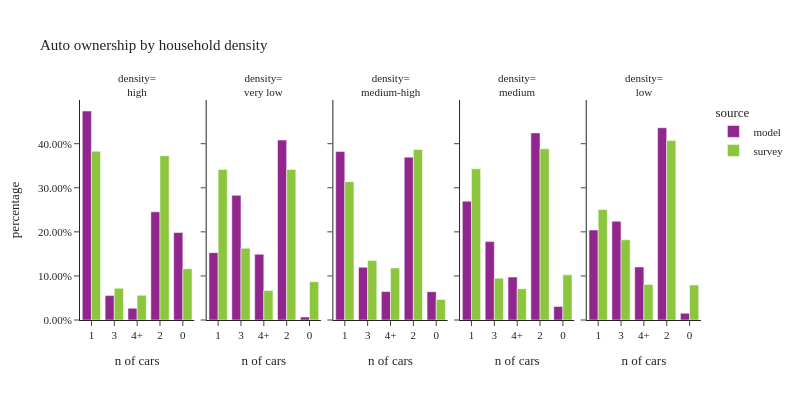

Here is the notebook cell this chart was saved with:
### Code cell
plot_auto(hh.drop_nulls(subset=['hh_1_4group']),'hh_1_4group','household density','density')

### Figure 1 — Plotly figure (JSON) as saved in the notebook; plotly's stock layout.template omitted (floating-point values rounded to 4 significant figures)
{"data": [{"alignmentgroup": "True", "customdata": [[205824], [24025], [11581], [106502], [86111]], "hovertemplate": "source=model<br>hh_1_4group=high<br>hhvehs_4+=%{x}<br>percentage=%{y}<br>sample count=%{customdata[0]}<extra></extra>", "legendgroup": "model", "marker": {"color": "#91268F", "pattern": {"shape": ""}}, "name": "model", "offsetgroup": "model", "orientation": "v", "showlegend": true, "textposition": "auto", "type": "bar", "x": ["1", "3", "4+", "2", "0"], "xaxis": "x", "y": [0.4742, 0.05535, 0.02668, 0.2454, 0.1984], "yaxis": "y"}, {"alignmentgroup": "True", "customdata": [[88606], [61383], [32369], [1477], [33172]], "hovertemplate": "source=model<br>hh_1_4group=very low<br>hhvehs_4+=%{x}<br>percentage=%{y}<br>sample count=%{customdata[0]}<extra></extra>", "legendgroup": "model", "marker": {"color": "#91268F", "pattern": {"shape": ""}}, "name": "model", "offsetgroup": "model", "orientation": "v", "showlegend": false, "textposition": "auto", "type": "bar", "x": ["2", "3", "4+", "0", "1"], "xaxis": "x2", "y": [0.4083, 0.2829, 0.1492, 0.006806, 0.1529], "yaxis": "y2"}, {"alignmentgroup": "True", "customdata": [[160449], [165955], [51941], [27898], [27978]], "hovertemplate": "source=model<br>hh_1_4group=medium-high<br>hhvehs_4+=%{x}<br>percentage=%{y}<br>sample count=%{customdata[0]}<extra></extra>", "legendgroup": "model", "marker": {"color": "#91268F", "pattern": {"shape": ""}}, "name": "model", "offsetgroup": "model", "orientation": "v", "showlegend": false, "textposition": "auto", "type": "bar", "x": ["2", "1", "3", "0", "4+"], "xaxis": "x3", "y": [0.3695, 0.3822, 0.1196, 0.06425, 0.06443], "yaxis": "y3"}, {"alignmentgroup": "True", "customdata": [[77193], [13347], [184143], [42240], [116912]], "hovertemplate": "source=model<br>hh_1_4group=medium<br>hhvehs_4+=%{x}<br>percentage=%{y}<br>sample count=%{customdata[0]}<extra></extra>", "legendgroup": "model", "marker": {"color": "#91268F", "pattern": {"shape": ""}}, "name": "model", "offsetgroup": "model", "orientation": "v", "showlegend": false, "textposition": "auto", "type": "bar", "x": ["3", "0", "2", "4+", "1"], "xaxis": "x4", "y": [0.1779, 0.03077, 0.4245, 0.09736, 0.2695], "yaxis": "y4"}, {"alignmentgroup": "True", "customdata": [[48606], [26107], [94674], [44299], [3337]], "hovertemplate": "source=model<br>hh_1_4group=low<br>hhvehs_4+=%{x}<br>percentage=%{y}<br>sample count=%{customdata[0]}<extra></extra>", "legendgroup": "model", "marker": {"color": "#91268F", "pattern": {"shape": ""}}, "name": "model", "offsetgroup": "model", "orientation": "v", "showlegend": false, "textposition": "auto", "type": "bar", "x": ["3", "4+", "2", "1", "0"], "xaxis": "x5", "y": [0.224, 0.1203, 0.4362, 0.2041, 0.01538], "yaxis": "y5"}, {"alignmentgroup": "True", "customdata": [[32], [154], [12], [277], [95]], "hovertemplate": "source=survey<br>hh_1_4group=high<br>hhvehs_4+=%{x}<br>percentage=%{y}<br>sample count=%{customdata[0]}<extra></extra>", "legendgroup": "survey", "marker": {"color": "#8CC63E", "pattern": {"shape": ""}}, "name": "survey", "offsetgroup": "survey", "orientation": "v", "showlegend": true, "textposition": "auto", "type": "bar", "x": ["3", "2", "4+", "1", "0"], "xaxis": "x", "y": [0.07207, 0.3728, 0.05599, 0.3829, 0.1162], "yaxis": "y"}, {"alignmentgroup": "True", "customdata": [[66], [297], [216], [105], [29]], "hovertemplate": "source=survey<br>hh_1_4group=very low<br>hhvehs_4+=%{x}<br>percentage=%{y}<br>sample count=%{customdata[0]}<extra></extra>", "legendgroup": "survey", "marker": {"color": "#8CC63E", "pattern": {"shape": ""}}, "name": "survey", "offsetgroup": "survey", "orientation": "v", "showlegend": false, "textposition": "auto", "type": "bar", "x": ["3", "1", "2", "0", "4+"], "xaxis": "x2", "y": [0.1628, 0.3417, 0.3416, 0.08704, 0.06686], "yaxis": "y2"}, {"alignmentgroup": "True", "customdata": [[335], [53], [25], [198], [106]], "hovertemplate": "source=survey<br>hh_1_4group=medium-high<br>hhvehs_4+=%{x}<br>percentage=%{y}<br>sample count=%{customdata[0]}<extra></extra>", "legendgroup": "survey", "marker": {"color": "#8CC63E", "pattern": {"shape": ""}}, "name": "survey", "offsetgroup": "survey", "orientation": "v", "showlegend": false, "textposition": "auto", "type": "bar", "x": ["1", "3", "4+", "2", "0"], "xaxis": "x3", "y": [0.3139, 0.1348, 0.118, 0.3867, 0.04668], "yaxis": "y3"}, {"alignmentgroup": "True", "customdata": [[214], [65], [439], [38], [315]], "hovertemplate": "source=survey<br>hh_1_4group=medium<br>hhvehs_4+=%{x}<br>percentage=%{y}<br>sample count=%{customdata[0]}<extra></extra>", "legendgroup": "survey", "marker": {"color": "#8CC63E", "pattern": {"shape": ""}}, "name": "survey", "offsetgroup": "survey", "orientation": "v", "showlegend": false, "textposition": "auto", "type": "bar", "x": ["0", "3", "1", "4+", "2"], "xaxis": "x4", "y": [0.1026, 0.09493, 0.343, 0.07104, 0.3885], "yaxis": "y4"}, {"alignmentgroup": "True", "customdata": [[103], [27], [293], [203], [67]], "hovertemplate": "source=survey<br>hh_1_4group=low<br>hhvehs_4+=%{x}<br>percentage=%{y}<br>sample count=%{customdata[0]}<extra></extra>", "legendgroup": "survey", "marker": {"color": "#8CC63E", "pattern": {"shape": ""}}, "name": "survey", "offsetgroup": "survey", "orientation": "v", "showlegend": false, "textposition": "auto", "type": "bar", "x": ["0", "4+", "1", "2", "3"], "xaxis": "x5", "y": [0.07961, 0.08063, 0.2508, 0.4071, 0.1819], "yaxis": "y5"}], "layout": {"annotations": [{"font": {}, "showarrow": false, "text": "density=<br>high", "x": 0.092, "xanchor": "center", "xref": "paper", "y": 1.0, "yanchor": "bottom", "yref": "paper"}, {"font": {}, "showarrow": false, "text": "density=<br>very low", "x": 0.296, "xanchor": "center", "xref": "paper", "y": 1.0, "yanchor": "bottom", "yref": "paper"}, {"font": {}, "showarrow": false, "text": "density=<br>medium-high", "x": 0.5, "xanchor": "center", "xref": "paper", "y": 1.0, "yanchor": "bottom", "yref": "paper"}, {"font": {}, "showarrow": false, "text": "density=<br>medium", "x": 0.704, "xanchor": "center", "xref": "paper", "y": 1.0, "yanchor": "bottom", "yref": "paper"}, {"font": {}, "showarrow": false, "text": "density=<br>low", "x": 0.908, "xanchor": "center", "xref": "paper", "y": 1.0, "yanchor": "bottom", "yref": "paper"}], "barmode": "group", "font": {"size": 11}, "height": 400, "legend": {"title": {"text": "source"}, "tracegroupgap": 0}, "title": {"text": "Auto ownership by household density"}, "width": 800, "xaxis": {"anchor": "y", "domain": [0.0, 0.184], "title": {"text": "n of cars"}}, "xaxis2": {"anchor": "y2", "domain": [0.204, 0.388], "matches": "x", "title": {"text": "n of cars"}}, "xaxis3": {"anchor": "y3", "domain": [0.408, 0.592], "matches": "x", "title": {"text": "n of cars"}}, "xaxis4": {"anchor": "y4", "domain": [0.612, 0.796], "matches": "x", "title": {"text": "n of cars"}}, "xaxis5": {"anchor": "y5", "domain": [0.816, 1.0], "matches": "x", "title": {"text": "n of cars"}}, "yaxis": {"anchor": "x", "domain": [0.0, 1.0], "tickformat": ".2%", "title": {"text": "percentage"}}, "yaxis2": {"anchor": "x2", "domain": [0.0, 1.0], "matches": "y", "showticklabels": false, "tickformat": ".2%"}, "yaxis3": {"anchor": "x3", "domain": [0.0, 1.0], "matches": "y", "showticklabels": false, "tickformat": ".2%"}, "yaxis4": {"anchor": "x4", "domain": [0.0, 1.0], "matches": "y", "showticklabels": false, "tickformat": ".2%"}, "yaxis5": {"anchor": "x5", "domain": [0.0, 1.0], "matches": "y", "showticklabels": false, "tickformat": ".2%"}}}
